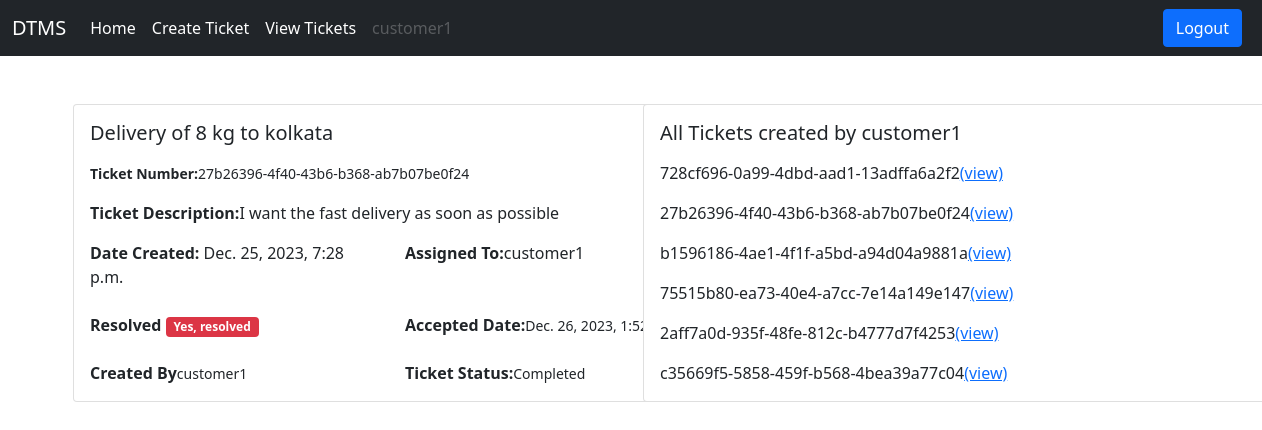
Screenshot of /ticket/ticket-details/2/ (signed in) with the database file from the repository.
### users/models.py (models this page shows)
class User(AbstractUser):
    is_customer = models.BooleanField(default=False)
    is_engineer = models.BooleanField(default=False)
    def __str__(self):
        return self.username

### ticket/models.py (models this page shows, shortened)
class Ticket(models.Model):
    status_choices =(
        ('Active','Active'),
        ('Completed','Completed'),
        ('Pending','Pending')
    )
    ticket_number = models.UUIDField(default=uuid.uuid4)
    title = models.CharField(max_length=100)
    description = models.TextField()
    created_by = models.ForeignKey(User, on_delete=models.CASCADE, related_name='created_by')
    date_created = models.DateTimeField(auto_now_add=True)
    assigned_to = models.ForeignKey(User, on_delete=models.DO_NOTHING, null= True , blank = True)
    is_resolved = models.BooleanField(default=False)
    accepted_date = models.DateTimeField(null=True, blank=True)
    close_date = models.DateTimeField(null=True, blank=True)
    ticket_status = models.CharField(max_length=15, choices=status_choices)

### ticket/views.py (the view)
# urls.py: path('ticket-details/<int:pk>/',views.ticket_details,name='ticket-details'),
@login_required
def ticket_details(request,pk):
    ticket = Ticket.objects.get(pk=pk)
    t = User.objects.get(username=ticket.created_by)
    tickets_per_user = t.created_by.all()
    context = {'ticket':ticket,'tickets_per_user':tickets_per_user}
    return render(request ,'ticket/ticket_details.html',context)

### templates/ticket/ticket_details.html (shortened to what this page needs)
{% extends 'base.html' %} {% block content %}
<div class="row">
  <div class="col-md-6">
    <div class="card mx-auto" style="width: 40rem;">
      <div class="card-body">
        <h5 class="card-title mb-3">{{ ticket.title }}</h5>
        <p><small><b>Ticket Number:</b>{{ ticket.ticket_number }}</small></p>
        <p class="card-text"><b>Ticket Description:</b>{{ ticket.description }}</p>
        <div class="row">
          <div class="col"><b>Date Created:</b> {{ ticket.date_created }}</div>
          <div class="col"><b>Assigned To:</b>{{ ticket.created_by }}</div>
        </div>
        <br>
        <div class="row">
          <div class="col">
            {% if ticket.is_resolved %}
            <b>Resolved</b><td>
              <span class="badge bg-danger">Yes, resolved</span></td>
            {% else %}
            <span class="badge bg-success">Not Yet</span></td>
            {% endif %}
          </div>
          <div class="col"><b>Accepted Date:</b><small>{{ ticket.accepted_date }}</small></div>
        </div>
        <br>
        <div class="row">
          <div class="col">
            <div class="col"><b>Created By</b><small>{{ ticket.created_by }}</small></div>
          </div>
          <div class="col"><b>Ticket Status:</b><small>{{ ticket.ticket_status }}</small></div>
        </div>
      </div>
    </div>
  </div>
  <div class="col-md-6">
    <div class="card mx-auto" style="width: 40rem;">
      <div class="card-body">
        <h5 class="card-title mb-3">All Tickets created by {{ ticket.created_by }}</h5>
        {% for ticket in tickets_per_user %}
        <p class="card-text">{{ticket.ticket_number}}<a href="{% url 'ticket-details' ticket.pk %}">(view)</a></p>
        {%endfor%}
      </div>
    </div>
  </div>
</div>
<br>
{% endblock content %}

### templates/base.html (shortened to what this page needs)
<!DOCTYPE html>
<html lang="en">
  <head>
    <link
      href="https://cdn.jsdelivr.net/npm/bootstrap@5.0.2/dist/css/bootstrap.min.css"
      rel="stylesheet"
    />
  </head>
  <body>
    {% if request.user.is_customer %}
    <nav class="navbar navbar-expand-lg navbar-dark bg-dark">
      <div class="container-fluid">
        <a class="navbar-brand" href="/">DTMS</a>
        <div class="collapse navbar-collapse" id="navbarSupportedContent">
          <ul class="navbar-nav me-auto mb-2 mb-lg-0">
            <li class="nav-item">
              <a class="nav-link active" aria-current="page" href="/">Home</a>
            </li>
            <li class="nav-item">
              <a class="nav-link active" href="{%url 'create-ticket' %}">Create Ticket</a>
            </li>
            <li class="nav-item">
              <a class="nav-link active" href="{%url 'all-tickets' %}">View Tickets</a>
            </li>
            <li class="nav-item">
              <a
                class="nav-link disabled"
                href="#"
                tabindex="-1"
                aria-disabled="true"
                >{{request.user.username}}</a
              >
            </li>
          </ul>
          <a href="{% url 'logout' %}" class="btn btn-primary me-2">Logout</a>
        </div>
      </div>
    </nav>
    {% endif %}
    <div class="container mt-5">
       {%block content%} {%endblock content%}
    </div>
  </body>
</html>

### rows the page displays
User: user.username "customer1"
Ticket: title "Delivery of 8 kg to kolkata", ticket_number "27b26396-4f40-43b6-b368-ab7b07be0f24", description "I want the fast delivery as soon as possible", date_created "Dec. 25, 2023, 7:28 p.m.", created_by "customer1", accepted_date "Dec. 26, 2023, 1:52 a.m.", ticket_status "Completed"
Ticket: ticket_number "728cf696-0a99-4dbd-aad1-13adffa6a2f2"
Ticket: ticket_number "b1596186-4ae1-4f1f-a5bd-a94d04a9881a"
Ticket: ticket_number "75515b80-ea73-40e4-a7cc-7e14a149e147"
Ticket: ticket_number "2aff7a0d-935f-48fe-812c-b4777d7f4253"
Ticket: ticket_number "c35669f5-5858-459f-b568-4bea39a77c04"
